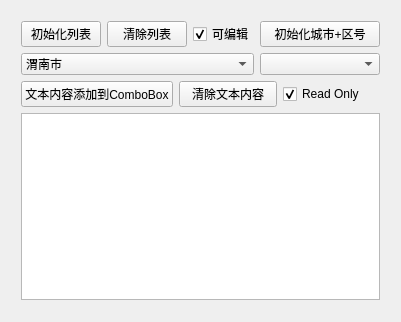
<?xml version="1.0" encoding="UTF-8"?>
<ui version="4.0">
 <class>Widget</class>
 <widget class="QWidget" name="Widget">
  <property name="geometry">
   <rect>
    <x>0</x>
    <y>0</y>
    <width>401</width>
    <height>322</height>
   </rect>
  </property>
  <property name="windowTitle">
   <string>QComboBox和QPlainTextEdit</string>
  </property>
  <widget class="QWidget" name="gridLayoutWidget_3">
   <property name="geometry">
    <rect>
     <x>10</x>
     <y>10</y>
     <width>381</width>
     <height>301</height>
    </rect>
   </property>
   <layout class="QGridLayout" name="gridLayout_3">
    <item row="0" column="0">
     <layout class="QGridLayout" name="gridLayout">
      <item row="0" column="2">
       <widget class="QCheckBox" name="checkBox">
        <property name="text">
         <string>可编辑</string>
        </property>
        <property name="checked">
         <bool>true</bool>
        </property>
       </widget>
      </item>
      <item row="0" column="0">
       <widget class="QPushButton" name="btnIniItems">
        <property name="text">
         <string>初始化列表</string>
        </property>
       </widget>
      </item>
      <item row="1" column="0" colspan="3">
       <widget class="QComboBox" name="comboBox">
        <item>
         <property name="text">
          <string extracomment="家">渭南市</string>
         </property>
        </item>
        <item>
         <property name="text">
          <string extracomment="工作地">西安市</string>
         </property>
        </item>
        <item>
         <property name="text">
          <string>咸阳市</string>
         </property>
        </item>
        <item>
         <property name="text">
          <string>宝鸡市</string>
         </property>
        </item>
        <item>
         <property name="text">
          <string>临潼市</string>
         </property>
        </item>
        <item>
         <property name="text">
          <string>延安市</string>
         </property>
        </item>
        <item>
         <property name="text">
          <string>榆林市</string>
         </property>
        </item>
        <item>
         <property name="text">
          <string>商洛市</string>
         </property>
        </item>
        <item>
         <property name="text">
          <string>安康市</string>
         </property>
        </item>
       </widget>
      </item>
      <item row="0" column="1">
       <widget class="QPushButton" name="pushButton_2">
        <property name="text">
         <string>清除列表</string>
        </property>
       </widget>
      </item>
     </layout>
    </item>
    <item row="0" column="1">
     <layout class="QVBoxLayout" name="verticalLayout">
      <item>
       <widget class="QPushButton" name="btnIni2">
        <property name="text">
         <string>初始化城市+区号</string>
        </property>
       </widget>
      </item>
      <item>
       <widget class="QComboBox" name="comboBox_2"/>
      </item>
     </layout>
    </item>
    <item row="1" column="0" colspan="2">
     <layout class="QGridLayout" name="gridLayout_2">
      <item row="1" column="0" colspan="3">
       <widget class="QPlainTextEdit" name="plainTextEdit"/>
      </item>
      <item row="0" column="1">
       <widget class="QPushButton" name="pushButton_5">
        <property name="text">
         <string>清除文本内容</string>
        </property>
       </widget>
      </item>
      <item row="0" column="0">
       <widget class="QPushButton" name="btnToComboBox">
        <property name="text">
         <string>文本内容添加到ComboBox</string>
        </property>
       </widget>
      </item>
      <item row="0" column="2">
       <widget class="QCheckBox" name="checkBox_2">
        <property name="text">
         <string>Read Only</string>
        </property>
        <property name="checked">
         <bool>true</bool>
        </property>
       </widget>
      </item>
     </layout>
    </item>
   </layout>
  </widget>
 </widget>
 <layoutdefault spacing="6" margin="11"/>
 <resources/>
 <connections/>
</ui>
